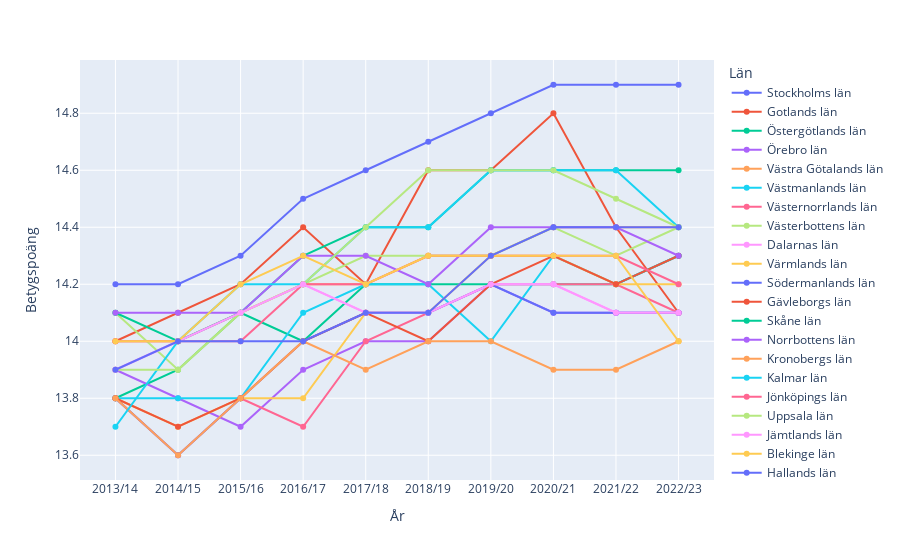

Source (notebook cell):
### Markdown cell above
linjediagrammet visar hur betygspoäng ser ut över tid, vissa faktorer bidrar till att stockholms län har högsta betygspoäng till skillnad från kronobergs län?

kanske kostnad per elev ökar betygspoäng?

### Code cell
df_highschool_here = pd.melt(
    df_highschool_new,
    id_vars= "Län",
    value_vars= { "2013/14","2014/15","2015/16","2016/17","2017/18","2018/19", "2019/20", "2020/21", "2021/22", "2022/23"},
    var_name= "År",
    value_name= "Betygspoäng"
)

# dataframe is not sorted when printing out, sort_values by ascending order to plot correctly 
df_highschool_here_sorted = df_highschool_here.sort_values(by='År')

fig = px.line(df_highschool_here_sorted, x="År", y="Betygspoäng", color="Län", markers=True)
fig.show()
fig.write_html("Visualisering/plot_2a.html")

### Figure 1 — Plotly figure (JSON) as saved in the notebook; plotly's stock layout.template omitted (floating-point values rounded to 4 significant figures)
{"data": [{"hovertemplate": "Län=Stockholms län<br>År=%{x}<br>Betygspoäng=%{y}<extra></extra>", "legendgroup": "Stockholms län", "line": {"color": "#636efa", "dash": "solid"}, "marker": {"symbol": "circle"}, "mode": "lines+markers", "name": "Stockholms län", "orientation": "v", "showlegend": true, "type": "scatter", "x": ["2013/14", "2014/15", "2015/16", "2016/17", "2017/18", "2018/19", "2019/20", "2020/21", "2021/22", "2022/23"], "xaxis": "x", "y": [14.2, 14.2, 14.3, 14.5, 14.6, 14.7, 14.8, 14.9, 14.9, 14.9], "yaxis": "y"}, {"hovertemplate": "Län=Gotlands län<br>År=%{x}<br>Betygspoäng=%{y}<extra></extra>", "legendgroup": "Gotlands län", "line": {"color": "#EF553B", "dash": "solid"}, "marker": {"symbol": "circle"}, "mode": "lines+markers", "name": "Gotlands län", "orientation": "v", "showlegend": true, "type": "scatter", "x": ["2013/14", "2014/15", "2015/16", "2016/17", "2017/18", "2018/19", "2019/20", "2020/21", "2021/22", "2022/23"], "xaxis": "x", "y": [14, 14.1, 14.2, 14.4, 14.2, 14.6, 14.6, 14.8, 14.4, 14.1], "yaxis": "y"}, {"hovertemplate": "Län=Östergötlands län<br>År=%{x}<br>Betygspoäng=%{y}<extra></extra>", "legendgroup": "Östergötlands län", "line": {"color": "#00cc96", "dash": "solid"}, "marker": {"symbol": "circle"}, "mode": "lines+markers", "name": "Östergötlands län", "orientation": "v", "showlegend": true, "type": "scatter", "x": ["2013/14", "2014/15", "2015/16", "2016/17", "2017/18", "2018/19", "2019/20", "2020/21", "2021/22", "2022/23"], "xaxis": "x", "y": [13.8, 13.9, 14.1, 14, 14.2, 14.2, 14.2, 14.2, 14.2, 14.3], "yaxis": "y"}, {"hovertemplate": "Län=Örebro län<br>År=%{x}<br>Betygspoäng=%{y}<extra></extra>", "legendgroup": "Örebro län", "line": {"color": "#ab63fa", "dash": "solid"}, "marker": {"symbol": "circle"}, "mode": "lines+markers", "name": "Örebro län", "orientation": "v", "showlegend": true, "type": "scatter", "x": ["2013/14", "2014/15", "2015/16", "2016/17", "2017/18", "2018/19", "2019/20", "2020/21", "2021/22", "2022/23"], "xaxis": "x", "y": [13.9, 13.8, 13.7, 13.9, 14, 14, 14.2, 14.1, 14.1, 14.1], "yaxis": "y"}, {"hovertemplate": "Län=Västra Götalands län<br>År=%{x}<br>Betygspoäng=%{y}<extra></extra>", "legendgroup": "Västra Götalands län", "line": {"color": "#FFA15A", "dash": "solid"}, "marker": {"symbol": "circle"}, "mode": "lines+markers", "name": "Västra Götalands län", "orientation": "v", "showlegend": true, "type": "scatter", "x": ["2013/14", "2014/15", "2015/16", "2016/17", "2017/18", "2018/19", "2019/20", "2020/21", "2021/22", "2022/23"], "xaxis": "x", "y": [14, 14, 14.1, 14.2, 14.2, 14.3, 14.3, 14.4, 14.4, 14.4], "yaxis": "y"}, {"hovertemplate": "Län=Västmanlands län<br>År=%{x}<br>Betygspoäng=%{y}<extra></extra>", "legendgroup": "Västmanlands län", "line": {"color": "#19d3f3", "dash": "solid"}, "marker": {"symbol": "circle"}, "mode": "lines+markers", "name": "Västmanlands län", "orientation": "v", "showlegend": true, "type": "scatter", "x": ["2013/14", "2014/15", "2015/16", "2016/17", "2017/18", "2018/19", "2019/20", "2020/21", "2021/22", "2022/23"], "xaxis": "x", "y": [13.8, 13.8, 13.8, 14.1, 14.2, 14.2, 14, 14.3, 14.2, 14.3], "yaxis": "y"}, {"hovertemplate": "Län=Västernorrlands län<br>År=%{x}<br>Betygspoäng=%{y}<extra></extra>", "legendgroup": "Västernorrlands län", "line": {"color": "#FF6692", "dash": "solid"}, "marker": {"symbol": "circle"}, "mode": "lines+markers", "name": "Västernorrlands län", "orientation": "v", "showlegend": true, "type": "scatter", "x": ["2013/14", "2014/15", "2015/16", "2016/17", "2017/18", "2018/19", "2019/20", "2020/21", "2021/22", "2022/23"], "xaxis": "x", "y": [13.8, 13.6, 13.8, 13.7, 14, 14.1, 14.2, 14.2, 14.2, 14.1], "yaxis": "y"}, {"hovertemplate": "Län=Västerbottens län<br>År=%{x}<br>Betygspoäng=%{y}<extra></extra>", "legendgroup": "Västerbottens län", "line": {"color": "#B6E880", "dash": "solid"}, "marker": {"symbol": "circle"}, "mode": "lines+markers", "name": "Västerbottens län", "orientation": "v", "showlegend": true, "type": "scatter", "x": ["2013/14", "2014/15", "2015/16", "2016/17", "2017/18", "2018/19", "2019/20", "2020/21", "2021/22", "2022/23"], "xaxis": "x", "y": [14.1, 13.9, 14.1, 14.2, 14.3, 14.3, 14.3, 14.4, 14.3, 14.4], "yaxis": "y"}, {"hovertemplate": "Län=Dalarnas län<br>År=%{x}<br>Betygspoäng=%{y}<extra></extra>", "legendgroup": "Dalarnas län", "line": {"color": "#FF97FF", "dash": "solid"}, "marker": {"symbol": "circle"}, "mode": "lines+markers", "name": "Dalarnas län", "orientation": "v", "showlegend": true, "type": "scatter", "x": ["2013/14", "2014/15", "2015/16", "2016/17", "2017/18", "2018/19", "2019/20", "2020/21", "2021/22", "2022/23"], "xaxis": "x", "y": [13.9, 14, 14.1, 14.2, 14.1, 14.1, 14.2, 14.2, 14.1, 14.1], "yaxis": "y"}, {"hovertemplate": "Län=Värmlands län<br>År=%{x}<br>Betygspoäng=%{y}<extra></extra>", "legendgroup": "Värmlands län", "line": {"color": "#FECB52", "dash": "solid"}, "marker": {"symbol": "circle"}, "mode": "lines+markers", "name": "Värmlands län", "orientation": "v", "showlegend": true, "type": "scatter", "x": ["2013/14", "2014/15", "2015/16", "2016/17", "2017/18", "2018/19", "2019/20", "2020/21", "2021/22", "2022/23"], "xaxis": "x", "y": [13.8, 13.7, 13.8, 13.8, 14.1, 14.1, 14.3, 14.3, 14.2, 14.2], "yaxis": "y"}, {"hovertemplate": "Län=Södermanlands län<br>År=%{x}<br>Betygspoäng=%{y}<extra></extra>", "legendgroup": "Södermanlands län", "line": {"color": "#636efa", "dash": "solid"}, "marker": {"symbol": "circle"}, "mode": "lines+markers", "name": "Södermanlands län", "orientation": "v", "showlegend": true, "type": "scatter", "x": ["2013/14", "2014/15", "2015/16", "2016/17", "2017/18", "2018/19", "2019/20", "2020/21", "2021/22", "2022/23"], "xaxis": "x", "y": [13.8, 13.6, 13.8, 14, 14.1, 14.1, 14.2, 14.1, 14.1, 14.1], "yaxis": "y"}, {"hovertemplate": "Län=Gävleborgs län<br>År=%{x}<br>Betygspoäng=%{y}<extra></extra>", "legendgroup": "Gävleborgs län", "line": {"color": "#EF553B", "dash": "solid"}, "marker": {"symbol": "circle"}, "mode": "lines+markers", "name": "Gävleborgs län", "orientation": "v", "showlegend": true, "type": "scatter", "x": ["2013/14", "2014/15", "2015/16", "2016/17", "2017/18", "2018/19", "2019/20", "2020/21", "2021/22", "2022/23"], "xaxis": "x", "y": [13.8, 13.7, 13.8, 14, 14.1, 14, 14.2, 14.3, 14.2, 14.3], "yaxis": "y"}, {"hovertemplate": "Län=Skåne län<br>År=%{x}<br>Betygspoäng=%{y}<extra></extra>", "legendgroup": "Skåne län", "line": {"color": "#00cc96", "dash": "solid"}, "marker": {"symbol": "circle"}, "mode": "lines+markers", "name": "Skåne län", "orientation": "v", "showlegend": true, "type": "scatter", "x": ["2013/14", "2014/15", "2015/16", "2016/17", "2017/18", "2018/19", "2019/20", "2020/21", "2021/22", "2022/23"], "xaxis": "x", "y": [14.1, 14, 14.1, 14.3, 14.4, 14.4, 14.6, 14.6, 14.6, 14.6], "yaxis": "y"}, {"hovertemplate": "Län=Norrbottens län<br>År=%{x}<br>Betygspoäng=%{y}<extra></extra>", "legendgroup": "Norrbottens län", "line": {"color": "#ab63fa", "dash": "solid"}, "marker": {"symbol": "circle"}, "mode": "lines+markers", "name": "Norrbottens län", "orientation": "v", "showlegend": true, "type": "scatter", "x": ["2013/14", "2014/15", "2015/16", "2016/17", "2017/18", "2018/19", "2019/20", "2020/21", "2021/22", "2022/23"], "xaxis": "x", "y": [14.1, 14.1, 14.1, 14.3, 14.3, 14.2, 14.4, 14.4, 14.4, 14.3], "yaxis": "y"}, {"hovertemplate": "Län=Kronobergs län<br>År=%{x}<br>Betygspoäng=%{y}<extra></extra>", "legendgroup": "Kronobergs län", "line": {"color": "#FFA15A", "dash": "solid"}, "marker": {"symbol": "circle"}, "mode": "lines+markers", "name": "Kronobergs län", "orientation": "v", "showlegend": true, "type": "scatter", "x": ["2013/14", "2014/15", "2015/16", "2016/17", "2017/18", "2018/19", "2019/20", "2020/21", "2021/22", "2022/23"], "xaxis": "x", "y": [13.8, 13.6, 13.8, 14, 13.9, 14, 14, 13.9, 13.9, 14], "yaxis": "y"}, {"hovertemplate": "Län=Kalmar län<br>År=%{x}<br>Betygspoäng=%{y}<extra></extra>", "legendgroup": "Kalmar län", "line": {"color": "#19d3f3", "dash": "solid"}, "marker": {"symbol": "circle"}, "mode": "lines+markers", "name": "Kalmar län", "orientation": "v", "showlegend": true, "type": "scatter", "x": ["2013/14", "2014/15", "2015/16", "2016/17", "2017/18", "2018/19", "2019/20", "2020/21", "2021/22", "2022/23"], "xaxis": "x", "y": [13.7, 14, 14.2, 14.2, 14.4, 14.4, 14.6, 14.6, 14.6, 14.4], "yaxis": "y"}, {"hovertemplate": "Län=Jönköpings län<br>År=%{x}<br>Betygspoäng=%{y}<extra></extra>", "legendgroup": "Jönköpings län", "line": {"color": "#FF6692", "dash": "solid"}, "marker": {"symbol": "circle"}, "mode": "lines+markers", "name": "Jönköpings län", "orientation": "v", "showlegend": true, "type": "scatter", "x": ["2013/14", "2014/15", "2015/16", "2016/17", "2017/18", "2018/19", "2019/20", "2020/21", "2021/22", "2022/23"], "xaxis": "x", "y": [14, 14, 14, 14.2, 14.2, 14.3, 14.3, 14.3, 14.3, 14.2], "yaxis": "y"}, {"hovertemplate": "Län=Uppsala län<br>År=%{x}<br>Betygspoäng=%{y}<extra></extra>", "legendgroup": "Uppsala län", "line": {"color": "#B6E880", "dash": "solid"}, "marker": {"symbol": "circle"}, "mode": "lines+markers", "name": "Uppsala län", "orientation": "v", "showlegend": true, "type": "scatter", "x": ["2013/14", "2014/15", "2015/16", "2016/17", "2017/18", "2018/19", "2019/20", "2020/21", "2021/22", "2022/23"], "xaxis": "x", "y": [13.9, 13.9, 14.1, 14.2, 14.4, 14.6, 14.6, 14.6, 14.5, 14.4], "yaxis": "y"}, {"hovertemplate": "Län=Jämtlands län<br>År=%{x}<br>Betygspoäng=%{y}<extra></extra>", "legendgroup": "Jämtlands län", "line": {"color": "#FF97FF", "dash": "solid"}, "marker": {"symbol": "circle"}, "mode": "lines+markers", "name": "Jämtlands län", "orientation": "v", "showlegend": true, "type": "scatter", "x": ["2013/14", "2014/15", "2015/16", "2016/17", "2017/18", "2018/19", "2019/20", "2020/21", "2021/22", "2022/23"], "xaxis": "x", "y": [13.9, 14, 14.1, 14.2, 14.1, 14.1, 14.2, 14.2, 14.1, 14.1], "yaxis": "y"}, {"hovertemplate": "Län=Blekinge län<br>År=%{x}<br>Betygspoäng=%{y}<extra></extra>", "legendgroup": "Blekinge län", "line": {"color": "#FECB52", "dash": "solid"}, "marker": {"symbol": "circle"}, "mode": "lines+markers", "name": "Blekinge län", "orientation": "v", "showlegend": true, "type": "scatter", "x": ["2013/14", "2014/15", "2015/16", "2016/17", "2017/18", "2018/19", "2019/20", "2020/21", "2021/22", "2022/23"], "xaxis": "x", "y": [14, 14, 14.2, 14.3, 14.2, 14.3, 14.3, 14.3, 14.3, 14], "yaxis": "y"}, {"hovertemplate": "Län=Hallands län<br>År=%{x}<br>Betygspoäng=%{y}<extra></extra>", "legendgroup": "Hallands län", "line": {"color": "#636efa", "dash": "solid"}, "marker": {"symbol": "circle"}, "mode": "lines+markers", "name": "Hallands län", "orientation": "v", "showlegend": true, "type": "scatter", "x": ["2013/14", "2014/15", "2015/16", "2016/17", "2017/18", "2018/19", "2019/20", "2020/21", "2021/22", "2022/23"], "xaxis": "x", "y": [13.9, 14, 14, 14, 14.1, 14.1, 14.3, 14.4, 14.4, 14.4], "yaxis": "y"}], "layout": {"legend": {"title": {"text": "Län"}, "tracegroupgap": 0}, "margin": {"t": 60}, "xaxis": {"anchor": "y", "domain": [0, 1], "title": {"text": "År"}}, "yaxis": {"anchor": "x", "domain": [0, 1], "title": {"text": "Betygspoäng"}}}}
